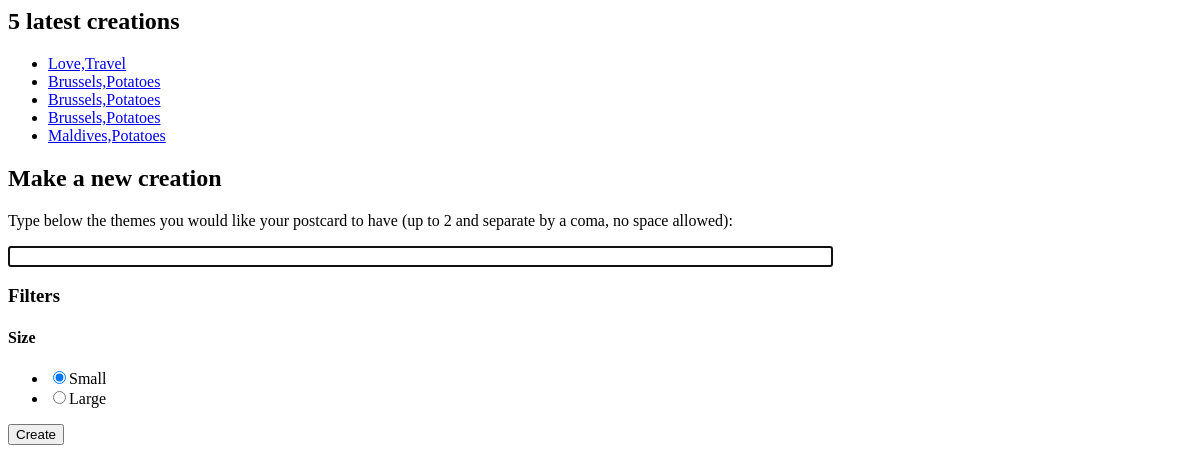
The page /monthlyinterface/ on the database as committed earlier.
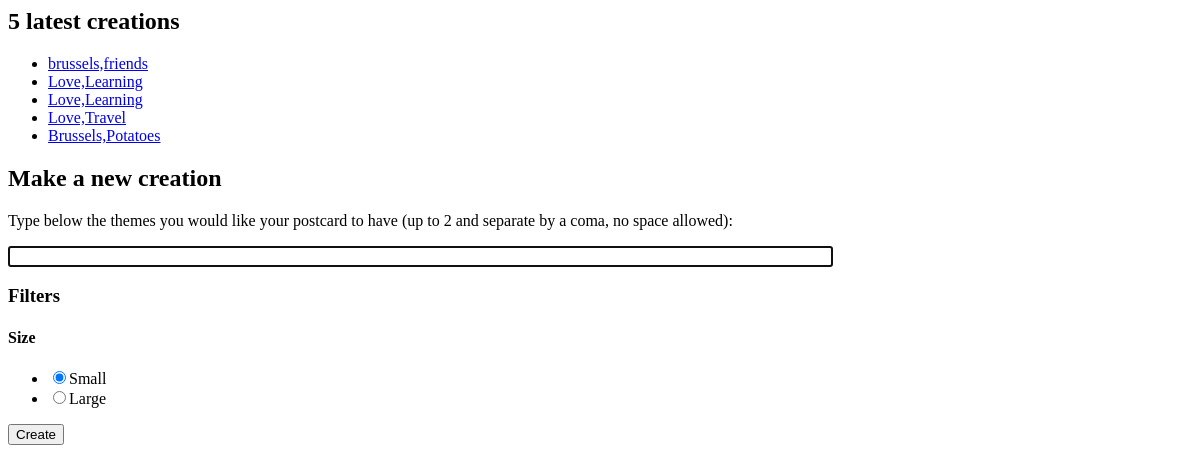
The same page on the database as committed later.
### monthlyinterface/models.py (models this page shows, shortened)
class Creation(models.Model):
    image_size = models.CharField(max_length=200)
    opacity = models.CharField(max_length=200)
    file_path = models.CharField(max_length=200)
    materials = models.ManyToManyField(Material)
    user = models.ForeignKey(User)
    desired_theme = models.CharField(max_length=200, blank=False, default="unset")
    pub_date = models.DateTimeField('date created')
    desired_format = models.ForeignKey(Desired_Format)
    parent = models.ForeignKey('self', null=True, blank=True)
    def __str__(self):
        return self.desired_theme

### monthlyinterface/views.py (the view)
def index(request):
    latest_creation_list = Creation.objects.order_by('-pub_date')[:5]
    template = loader.get_template('monthlyinterface/index.html')
    context = {
        'latest_creation_list': latest_creation_list
    }
    return HttpResponse(template.render(context, request))

### monthlyinterface/templates/monthlyinterface/index.html
<h2>5 latest creations</h2>
{% if latest_creation_list %}
	<ul>
	{% for creation in latest_creation_list %}
		<li><a href="/monthlyinterface/{{ creation.id }}">{{ creation }}</a></li>
	{% endfor %}
	</ul>
{% else %}
	<p>No creations to display... make some!</p>
{% endif %}
{% include 'monthlyinterface/requestnewcreation.html' %}

### monthlyinterface/templates/monthlyinterface/requestnewcreation.html (shortened to what this page needs)
<h2>Make a new creation</h2>
<form action="{% url 'requestednewcreation' %}" method="post">
<p>Type below the themes you would like your postcard to have (up to 2 and separate by a coma, no space allowed): </p>
<input type="text" class="form-control" name="themes" size="100" required autofocus>
<h3>Filters</h3>
<h4>Size</h4>
<ul>
	<li><input type='radio' name='size' value="50" checked="checked">Small</li>
	<li><input type='radio' name='size' value="200">Large</li>
</ul>
<input type="submit" value="Create" />
</form>

Rows that differ between the two databases and show on the page:
no longer on this page (row unchanged): Creation: desired_theme "Brussels,Potatoes"
no longer on this page (row unchanged): Creation: desired_theme "Brussels,Potatoes"
no longer on this page (row unchanged): Creation: desired_theme "Maldives,Potatoes"
added Creation: desired_theme "brussels,friends"
added Creation: desired_theme "Love,Learning"
added Creation: desired_theme "Love,Learning"
